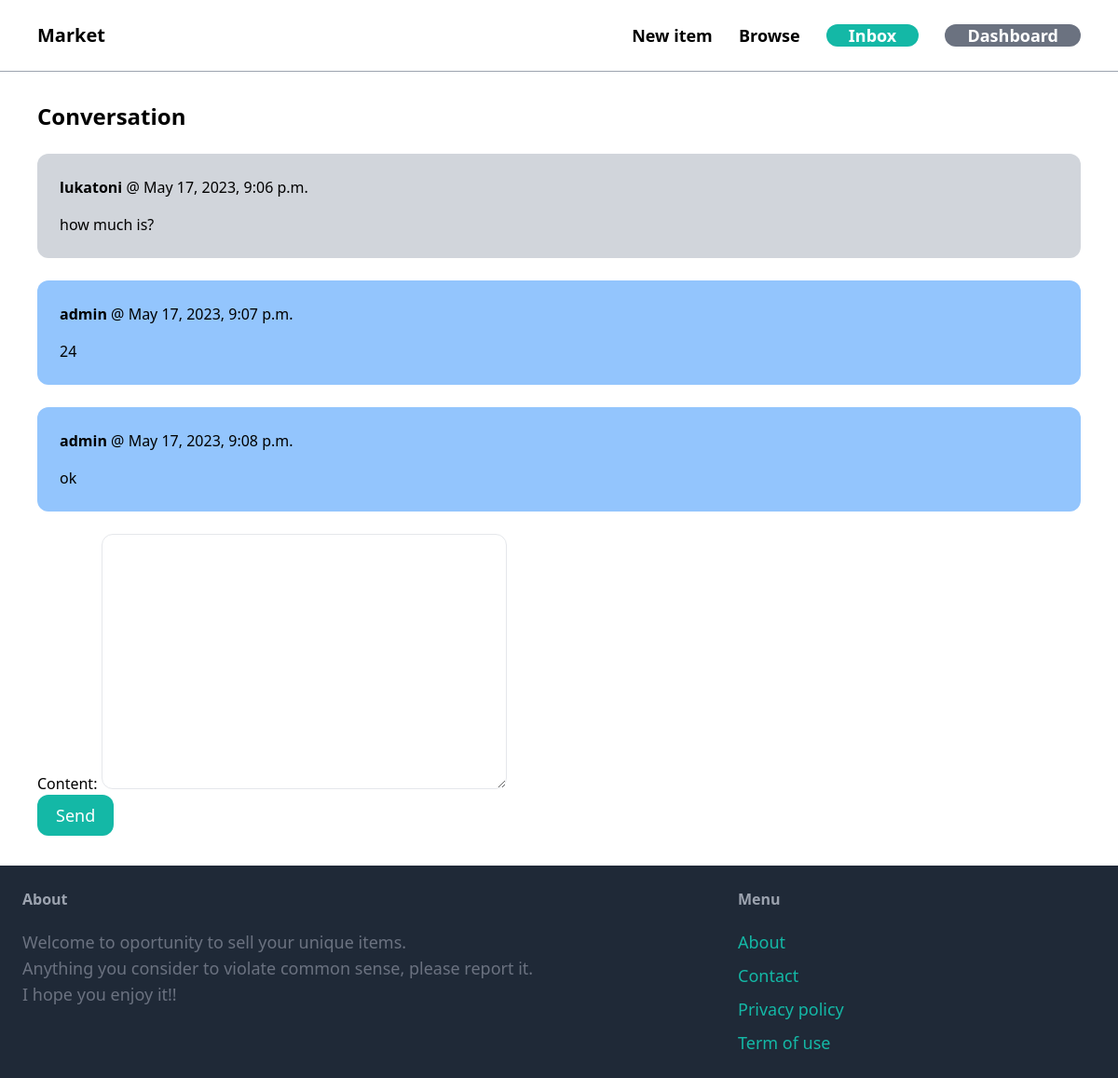
Page /inbox2/ (signed in) on the earlier database version.
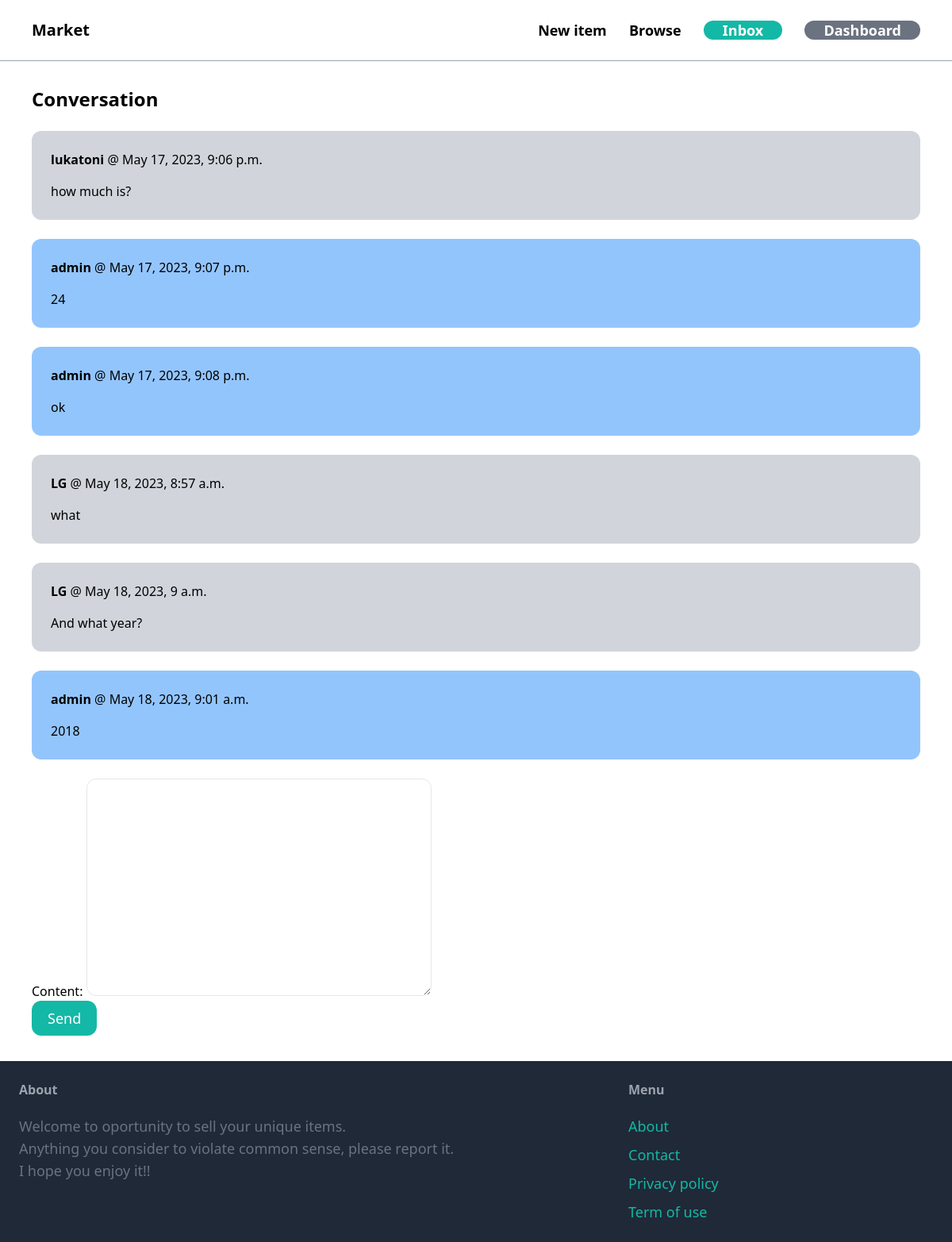
Same page on the later database version.
### conversation/models.py (models this page shows)
class ConversationMessage(models.Model):
    conversation = models.ForeignKey(Conversation, related_name='messages', on_delete=models.CASCADE)
    content = models.TextField()
    created_at = models.DateTimeField(auto_now_add=True)
    created_by = models.ForeignKey(User, related_name='creatde_messsages', on_delete=models.CASCADE)

### conversation/views.py (the view)
# urls.py: path('<int:pk>/', views.detail, name='detail'),
@login_required
def detail(request, pk):
    conversation = Conversation.objects.filter(members__in=[request.user.id]).get(pk=pk)
    if request.method == 'POST':
        form = ConversationMessageForm(request.POST)
        if form.is_valid():
            conversation_message = form.save(commit=False)
            conversation_message.conversation = conversation
            conversation_message.created_by = request.user
            conversation_message.save()
            conversation.save()
            return redirect('conversation:detail', pk=pk)
    else:
        form = ConversationMessageForm()
    return render(request, 'conversation/detail.html', {
        'conversation': conversation,
        'form': form
    })

### conversation/forms.py
class ConversationMessageForm(forms.ModelForm):
    class Meta:
        model = ConversationMessage
        fields = ('content',)
        widgets = {
            'content': forms.Textarea(attrs={
                'class': 'w=full py-4 px-6 rounded-xl border'
            })
        }

### conversation/templates/conversation/detail.html (shortened to what this page needs)
{% extends 'core/base.html' %}
{% block content %}
<h1 class="mb-6 text-2xl font-bold">Conversation</h1>
<div class="space-y-6">
    {% for message in conversation.messages.all %}
        <div class="p-6 flex {% if message.created_by == request.user %}bg-blue-300{% else %}bg-gray-300{% endif %} rounded-xl">
            <div>
                <p class="mb-4"><strong>{{ message.created_by.username }}</strong> @ {{ message.created_at }}</p>
                <p>{{ message.content }}</p>
            </div>
        </div>
    {% endfor %}
</div>
<form method="post" action="." class="mt-6">
    {{ form.as_p }}
    <button class="py-2 px-5 text-lg bg-teal-500 hover:bg-teal-700 rounded-xl text-white">Send</button>
</form>
{% endblock %}

Differences in the rows shown:
added ConversationMessage: created_by.username "LG", created_at "May 18, 2023, 8:57 a.m.", content "what"
added ConversationMessage: created_by.username "LG", created_at "May 18, 2023, 9 a.m.", content "And what year?"
added ConversationMessage: created_by.username "admin", created_at "May 18, 2023, 9:01 a.m.", content "2018"
